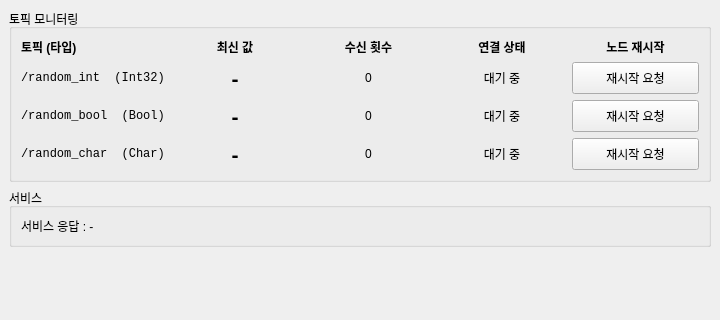
<?xml version="1.0" encoding="UTF-8"?>
<ui version="4.0">
 <class>MainWindowDesign</class>
 <widget class="QMainWindow" name="MainWindowDesign">
  <property name="geometry">
   <rect>
    <x>0</x>
    <y>0</y>
    <width>720</width>
    <height>320</height>
   </rect>
  </property>
  <property name="windowTitle">
   <string>과제 3 - 다중 토픽 모니터링</string>
  </property>
  <property name="windowIcon">
   <iconset resource="../resources/images.qrc">
    <normaloff>:/images/icon.png</normaloff>:/images/icon.png</iconset>
  </property>
  <property name="locale">
   <locale language="English" country="Australia"/>
  </property>
  <widget class="QWidget" name="centralwidget">
   <layout class="QVBoxLayout" name="layoutMain">
    <item>
     <widget class="QGroupBox" name="groupTopics">
      <property name="title">
       <string>토픽 모니터링</string>
      </property>
      <layout class="QGridLayout" name="gridTopics">
       <item row="0" column="0">
        <widget class="QLabel" name="labelHeader0">
         <property name="font">
          <font>
           <weight>75</weight>
           <bold>true</bold>
          </font>
         </property>
         <property name="text">
          <string>토픽 (타입)</string>
         </property>
        </widget>
       </item>
       <item row="0" column="1">
        <widget class="QLabel" name="labelHeader1">
         <property name="font">
          <font>
           <weight>75</weight>
           <bold>true</bold>
          </font>
         </property>
         <property name="text">
          <string>최신 값</string>
         </property>
         <property name="alignment">
          <set>Qt::AlignCenter</set>
         </property>
        </widget>
       </item>
       <item row="0" column="2">
        <widget class="QLabel" name="labelHeader2">
         <property name="font">
          <font>
           <weight>75</weight>
           <bold>true</bold>
          </font>
         </property>
         <property name="text">
          <string>수신 횟수</string>
         </property>
         <property name="alignment">
          <set>Qt::AlignCenter</set>
         </property>
        </widget>
       </item>
       <item row="0" column="3">
        <widget class="QLabel" name="labelHeader3">
         <property name="font">
          <font>
           <weight>75</weight>
           <bold>true</bold>
          </font>
         </property>
         <property name="text">
          <string>연결 상태</string>
         </property>
         <property name="alignment">
          <set>Qt::AlignCenter</set>
         </property>
        </widget>
       </item>
       <item row="0" column="4">
        <widget class="QLabel" name="labelHeader4">
         <property name="font">
          <font>
           <weight>75</weight>
           <bold>true</bold>
          </font>
         </property>
         <property name="text">
          <string>노드 재시작</string>
         </property>
         <property name="alignment">
          <set>Qt::AlignCenter</set>
         </property>
        </widget>
       </item>
       <item row="1" column="0">
        <widget class="QLabel" name="labelIntTopic">
         <property name="font">
          <font>
           <family>Monospace</family>
          </font>
         </property>
         <property name="text">
          <string>/random_int  (Int32)</string>
         </property>
        </widget>
       </item>
       <item row="1" column="1">
        <widget class="QLabel" name="labelIntValue">
         <property name="font">
          <font>
           <pointsize>16</pointsize>
           <weight>75</weight>
           <bold>true</bold>
          </font>
         </property>
         <property name="text">
          <string>-</string>
         </property>
         <property name="alignment">
          <set>Qt::AlignCenter</set>
         </property>
        </widget>
       </item>
       <item row="1" column="2">
        <widget class="QLabel" name="labelIntCount">
         <property name="text">
          <string>0</string>
         </property>
         <property name="alignment">
          <set>Qt::AlignCenter</set>
         </property>
        </widget>
       </item>
       <item row="1" column="3">
        <widget class="QLabel" name="labelIntState">
         <property name="text">
          <string>대기 중</string>
         </property>
         <property name="alignment">
          <set>Qt::AlignCenter</set>
         </property>
        </widget>
       </item>
       <item row="1" column="4">
        <widget class="QPushButton" name="btnRestartInt">
         <property name="focusPolicy">
          <enum>Qt::NoFocus</enum>
         </property>
         <property name="minimumSize">
          <size>
           <width>0</width>
           <height>32</height>
          </size>
         </property>
         <property name="text">
          <string>재시작 요청</string>
         </property>
        </widget>
       </item>
       <item row="2" column="0">
        <widget class="QLabel" name="labelBoolTopic">
         <property name="font">
          <font>
           <family>Monospace</family>
          </font>
         </property>
         <property name="text">
          <string>/random_bool  (Bool)</string>
         </property>
        </widget>
       </item>
       <item row="2" column="1">
        <widget class="QLabel" name="labelBoolValue">
         <property name="font">
          <font>
           <pointsize>16</pointsize>
           <weight>75</weight>
           <bold>true</bold>
          </font>
         </property>
         <property name="text">
          <string>-</string>
         </property>
         <property name="alignment">
          <set>Qt::AlignCenter</set>
         </property>
        </widget>
       </item>
       <item row="2" column="2">
        <widget class="QLabel" name="labelBoolCount">
         <property name="text">
          <string>0</string>
         </property>
         <property name="alignment">
          <set>Qt::AlignCenter</set>
         </property>
        </widget>
       </item>
       <item row="2" column="3">
        <widget class="QLabel" name="labelBoolState">
         <property name="text">
          <string>대기 중</string>
         </property>
         <property name="alignment">
          <set>Qt::AlignCenter</set>
         </property>
        </widget>
       </item>
       <item row="2" column="4">
        <widget class="QPushButton" name="btnRestartBool">
         <property name="focusPolicy">
          <enum>Qt::NoFocus</enum>
         </property>
         <property name="minimumSize">
          <size>
           <width>0</width>
           <height>32</height>
          </size>
         </property>
         <property name="text">
          <string>재시작 요청</string>
         </property>
        </widget>
       </item>
       <item row="3" column="0">
        <widget class="QLabel" name="labelCharTopic">
         <property name="font">
          <font>
           <family>Monospace</family>
          </font>
         </property>
         <property name="text">
          <string>/random_char  (Char)</string>
         </property>
        </widget>
       </item>
       <item row="3" column="1">
        <widget class="QLabel" name="labelCharValue">
         <property name="font">
          <font>
           <pointsize>16</pointsize>
           <weight>75</weight>
           <bold>true</bold>
          </font>
         </property>
         <property name="text">
          <string>-</string>
         </property>
         <property name="alignment">
          <set>Qt::AlignCenter</set>
         </property>
        </widget>
       </item>
       <item row="3" column="2">
        <widget class="QLabel" name="labelCharCount">
         <property name="text">
          <string>0</string>
         </property>
         <property name="alignment">
          <set>Qt::AlignCenter</set>
         </property>
        </widget>
       </item>
       <item row="3" column="3">
        <widget class="QLabel" name="labelCharState">
         <property name="text">
          <string>대기 중</string>
         </property>
         <property name="alignment">
          <set>Qt::AlignCenter</set>
         </property>
        </widget>
       </item>
       <item row="3" column="4">
        <widget class="QPushButton" name="btnRestartChar">
         <property name="focusPolicy">
          <enum>Qt::NoFocus</enum>
         </property>
         <property name="minimumSize">
          <size>
           <width>0</width>
           <height>32</height>
          </size>
         </property>
         <property name="text">
          <string>재시작 요청</string>
         </property>
        </widget>
       </item>
      </layout>
     </widget>
    </item>
    <item>
     <widget class="QGroupBox" name="groupService">
      <property name="title">
       <string>서비스</string>
      </property>
      <layout class="QVBoxLayout" name="layoutService">
       <item>
        <widget class="QLabel" name="labelService">
         <property name="text">
          <string>서비스 응답 : -</string>
         </property>
        </widget>
       </item>
      </layout>
     </widget>
    </item>
    <item>
     <spacer name="spacerMain">
      <property name="orientation">
       <enum>Qt::Vertical</enum>
      </property>
      <property name="sizeHint" stdset="0">
       <size>
        <width>20</width>
        <height>40</height>
       </size>
      </property>
     </spacer>
    </item>
   </layout>
  </widget>
  <action name="action_Quit">
   <property name="text">
    <string>&amp;Quit</string>
   </property>
   <property name="shortcut">
    <string>Ctrl+Q</string>
   </property>
   <property name="shortcutContext">
    <enum>Qt::ApplicationShortcut</enum>
   </property>
  </action>
  <action name="action_Preferences">
   <property name="text">
    <string>&amp;Preferences</string>
   </property>
  </action>
  <action name="actionAbout">
   <property name="text">
    <string>&amp;About</string>
   </property>
  </action>
  <action name="actionAbout_Qt">
   <property name="text">
    <string>About &amp;Qt</string>
   </property>
  </action>
 </widget>
 <resources>
  <include location="../resources/images.qrc"/>
 </resources>
 <connections>
  <connection>
   <sender>action_Quit</sender>
   <signal>triggered()</signal>
   <receiver>MainWindowDesign</receiver>
   <slot>close()</slot>
   <hints>
    <hint type="sourcelabel">
     <x>-1</x>
     <y>-1</y>
    </hint>
    <hint type="destinationlabel">
     <x>399</x>
     <y>299</y>
    </hint>
   </hints>
  </connection>
 </connections>
</ui>
